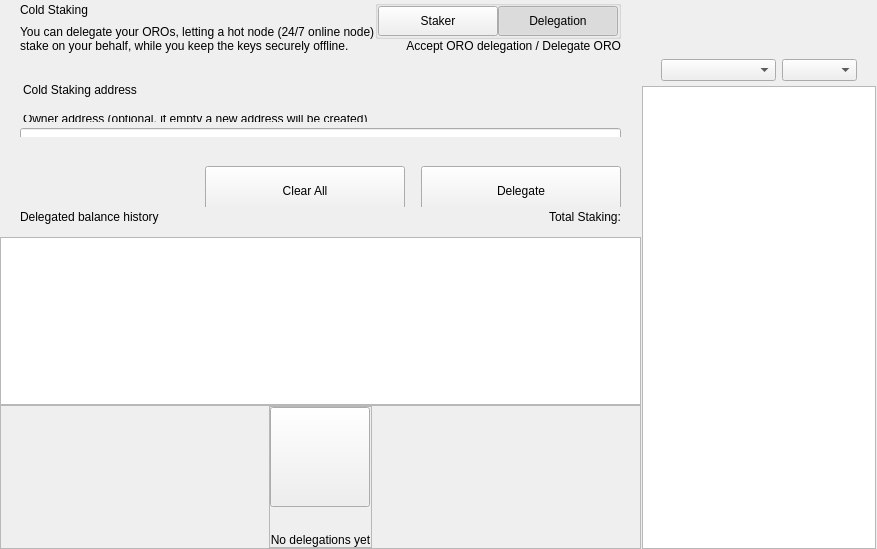
<?xml version="1.0" encoding="UTF-8"?>
<ui version="4.0">
 <class>ColdStakingWidget</class>
 <widget class="QWidget" name="ColdStakingWidget">
  <property name="geometry">
   <rect>
    <x>0</x>
    <y>0</y>
    <width>629</width>
    <height>549</height>
   </rect>
  </property>
  <property name="windowTitle">
   <string>Form</string>
  </property>
  <layout class="QHBoxLayout" name="horizontalLayout_1" stretch="2,1">
   <property name="spacing">
    <number>0</number>
   </property>
   <property name="leftMargin">
    <number>0</number>
   </property>
   <property name="topMargin">
    <number>0</number>
   </property>
   <property name="rightMargin">
    <number>0</number>
   </property>
   <property name="bottomMargin">
    <number>0</number>
   </property>
   <item>
    <widget class="QWidget" name="left" native="true">
     <layout class="QVBoxLayout" name="verticalLayout_3">
      <property name="leftMargin">
       <number>0</number>
      </property>
      <property name="topMargin">
       <number>0</number>
      </property>
      <property name="rightMargin">
       <number>0</number>
      </property>
      <property name="bottomMargin">
       <number>0</number>
      </property>
      <item>
       <layout class="QVBoxLayout" name="verticalLayout_2">
        <property name="spacing">
         <number>0</number>
        </property>
        <item>
         <layout class="QVBoxLayout" name="verticalLayoutTop">
          <property name="spacing">
           <number>0</number>
          </property>
          <property name="leftMargin">
           <number>0</number>
          </property>
          <property name="rightMargin">
           <number>0</number>
          </property>
          <item>
           <widget class="QWidget" name="containerTitle" native="true">
            <property name="sizePolicy">
             <sizepolicy hsizetype="Preferred" vsizetype="Minimum">
              <horstretch>0</horstretch>
              <verstretch>0</verstretch>
             </sizepolicy>
            </property>
            <property name="maximumSize">
             <size>
              <width>16777215</width>
              <height>100</height>
             </size>
            </property>
            <layout class="QHBoxLayout" name="containerTitleLayout">
             <property name="spacing">
              <number>0</number>
             </property>
             <property name="leftMargin">
              <number>20</number>
             </property>
             <property name="topMargin">
              <number>0</number>
             </property>
             <property name="rightMargin">
              <number>20</number>
             </property>
             <property name="bottomMargin">
              <number>0</number>
             </property>
             <item>
              <layout class="QVBoxLayout" name="verticalLayout11">
               <property name="spacing">
                <number>5</number>
               </property>
               <item>
                <widget class="QLabel" name="labelTitle">
                 <property name="text">
                  <string>Cold Staking</string>
                 </property>
                </widget>
               </item>
               <item>
                <widget class="QLabel" name="labelSubtitle1">
                 <property name="maximumSize">
                  <size>
                   <width>16777215</width>
                   <height>16777215</height>
                  </size>
                 </property>
                 <property name="text">
                  <string>You can delegate your OROs, letting a hot node (24/7 online node)
stake on your behalf, while you keep the keys securely offline.</string>
                 </property>
                </widget>
               </item>
              </layout>
             </item>
             <item>
              <spacer name="horizontalSpacer">
               <property name="orientation">
                <enum>Qt::Horizontal</enum>
               </property>
               <property name="sizeHint" stdset="0">
                <size>
                 <width>40</width>
                 <height>20</height>
                </size>
               </property>
              </spacer>
             </item>
             <item>
              <widget class="QWidget" name="containerViewPrivacyChecks" native="true">
               <layout class="QVBoxLayout" name="containerPrivacyChecks">
                <property name="spacing">
                 <number>0</number>
                </property>
                <property name="leftMargin">
                 <number>0</number>
                </property>
                <property name="topMargin">
                 <number>0</number>
                </property>
                <property name="rightMargin">
                 <number>0</number>
                </property>
                <property name="bottomMargin">
                 <number>0</number>
                </property>
                <item alignment="Qt::AlignHCenter|Qt::AlignVCenter">
                 <widget class="QGroupBox" name="groupBox">
                  <property name="title">
                   <string/>
                  </property>
                  <layout class="QHBoxLayout" name="horizontalLayout_2_1">
                   <property name="spacing">
                    <number>0</number>
                   </property>
                   <property name="leftMargin">
                    <number>0</number>
                   </property>
                   <property name="topMargin">
                    <number>0</number>
                   </property>
                   <property name="rightMargin">
                    <number>0</number>
                   </property>
                   <property name="bottomMargin">
                    <number>0</number>
                   </property>
                   <item>
                    <widget class="QPushButton" name="pushLeft">
                     <property name="minimumSize">
                      <size>
                       <width>120</width>
                       <height>30</height>
                      </size>
                     </property>
                     <property name="maximumSize">
                      <size>
                       <width>120</width>
                       <height>30</height>
                      </size>
                     </property>
                     <property name="focusPolicy">
                      <enum>Qt::NoFocus</enum>
                     </property>
                     <property name="text">
                      <string>Staker</string>
                     </property>
                     <property name="checkable">
                      <bool>true</bool>
                     </property>
                     <property name="autoExclusive">
                      <bool>true</bool>
                     </property>
                    </widget>
                   </item>
                   <item>
                    <widget class="QPushButton" name="pushRight">
                     <property name="minimumSize">
                      <size>
                       <width>120</width>
                       <height>30</height>
                      </size>
                     </property>
                     <property name="maximumSize">
                      <size>
                       <width>120</width>
                       <height>30</height>
                      </size>
                     </property>
                     <property name="focusPolicy">
                      <enum>Qt::NoFocus</enum>
                     </property>
                     <property name="text">
                      <string>Delegation</string>
                     </property>
                     <property name="checkable">
                      <bool>true</bool>
                     </property>
                     <property name="checked">
                      <bool>true</bool>
                     </property>
                     <property name="autoExclusive">
                      <bool>true</bool>
                     </property>
                    </widget>
                   </item>
                  </layout>
                 </widget>
                </item>
                <item alignment="Qt::AlignTop">
                 <widget class="QLabel" name="labelSubtitle2">
                  <property name="text">
                   <string>Accept ORO delegation / Delegate ORO</string>
                  </property>
                  <property name="alignment">
                   <set>Qt::AlignRight|Qt::AlignTrailing|Qt::AlignVCenter</set>
                  </property>
                 </widget>
                </item>
               </layout>
              </widget>
             </item>
            </layout>
           </widget>
          </item>
          <item>
           <spacer name="verticalSpacer_2">
            <property name="orientation">
             <enum>Qt::Vertical</enum>
            </property>
            <property name="sizeType">
             <enum>QSizePolicy::Fixed</enum>
            </property>
            <property name="sizeHint" stdset="0">
             <size>
              <width>20</width>
              <height>30</height>
             </size>
            </property>
           </spacer>
          </item>
          <item>
           <widget class="QWidget" name="containerSend" native="true">
            <property name="minimumSize">
             <size>
              <width>0</width>
              <height>50</height>
             </size>
            </property>
            <layout class="QVBoxLayout" name="containerSendRow">
             <property name="spacing">
              <number>6</number>
             </property>
             <property name="leftMargin">
              <number>0</number>
             </property>
             <property name="topMargin">
              <number>0</number>
             </property>
             <property name="rightMargin">
              <number>0</number>
             </property>
             <property name="bottomMargin">
              <number>0</number>
             </property>
             <item>
              <widget class="QLabel" name="labelEditTitle">
               <property name="maximumSize">
                <size>
                 <width>16777215</width>
                 <height>30</height>
                </size>
               </property>
               <property name="styleSheet">
                <string notr="true">padding-left:20px; padding-bottom:3px;</string>
               </property>
               <property name="text">
                <string>Cold Staking address</string>
               </property>
              </widget>
             </item>
             <item>
              <spacer name="verticalSpacer_6">
               <property name="orientation">
                <enum>Qt::Vertical</enum>
               </property>
               <property name="sizeType">
                <enum>QSizePolicy::Fixed</enum>
               </property>
               <property name="sizeHint" stdset="0">
                <size>
                 <width>20</width>
                 <height>9</height>
                </size>
               </property>
              </spacer>
             </item>
             <item>
              <widget class="QWidget" name="containerOwner" native="true">
               <layout class="QVBoxLayout" name="vContainerOwner">
                <property name="spacing">
                 <number>4</number>
                </property>
                <property name="leftMargin">
                 <number>20</number>
                </property>
                <property name="topMargin">
                 <number>0</number>
                </property>
                <property name="rightMargin">
                 <number>20</number>
                </property>
                <property name="bottomMargin">
                 <number>0</number>
                </property>
                <item>
                 <widget class="QLabel" name="labelSubtitleDescription">
                  <property name="maximumSize">
                   <size>
                    <width>16777215</width>
                    <height>20</height>
                   </size>
                  </property>
                  <property name="styleSheet">
                   <string notr="true">margin-bottom:2px;
                   margin-left:0.05px;
                   padding:0px;</string>
                  </property>
                  <property name="text">
                   <string>Owner address (optional, if empty a new address will be created)</string>
                  </property>
                 </widget>
                </item>
                <item>
                 <widget class="QLineEdit" name="lineEditOwnerAddress">
                  <property name="minimumSize">
                   <size>
                    <width>0</width>
                    <height>50</height>
                   </size>
                  </property>
                  <property name="maximumSize">
                   <size>
                    <width>16777215</width>
                    <height>50</height>
                   </size>
                  </property>
                  <property name="styleSheet">
                   <string notr="true"/>
                  </property>
                  <property name="placeholderText">
                   <string>Enter owner address</string>
                  </property>
                 </widget>
                </item>
               </layout>
              </widget>
             </item>
            </layout>
           </widget>
          </item>
         </layout>
        </item>
        <item>
         <spacer name="verticalSpacer_3">
          <property name="orientation">
           <enum>Qt::Vertical</enum>
          </property>
          <property name="sizeType">
           <enum>QSizePolicy::Minimum</enum>
          </property>
          <property name="sizeHint" stdset="0">
           <size>
            <width>20</width>
            <height>20</height>
           </size>
          </property>
         </spacer>
        </item>
        <item>
         <widget class="QWidget" name="containerBtn" native="true">
          <property name="minimumSize">
           <size>
            <width>0</width>
            <height>50</height>
           </size>
          </property>
          <layout class="QHBoxLayout" name="horizontalLayout">
           <property name="rightMargin">
            <number>20</number>
           </property>
           <item>
            <spacer name="horizontalSpacer_2">
             <property name="orientation">
              <enum>Qt::Horizontal</enum>
             </property>
             <property name="sizeHint" stdset="0">
              <size>
               <width>200</width>
               <height>20</height>
              </size>
             </property>
            </spacer>
           </item>
           <item>
            <layout class="QHBoxLayout" name="horizontalLayout_7">
             <item>
              <spacer name="horizontalSpacer_3">
               <property name="orientation">
                <enum>Qt::Horizontal</enum>
               </property>
               <property name="sizeType">
                <enum>QSizePolicy::Expanding</enum>
               </property>
               <property name="sizeHint" stdset="0">
                <size>
                 <width>40</width>
                 <height>20</height>
                </size>
               </property>
              </spacer>
             </item>
             <item>
              <widget class="QPushButton" name="pushButtonClear">
               <property name="minimumSize">
                <size>
                 <width>200</width>
                 <height>50</height>
                </size>
               </property>
               <property name="focusPolicy">
                <enum>Qt::NoFocus</enum>
               </property>
               <property name="text">
                <string>Clear All</string>
               </property>
              </widget>
             </item>
             <item>
              <spacer name="horizontalSpacer_4">
               <property name="orientation">
                <enum>Qt::Horizontal</enum>
               </property>
               <property name="sizeType">
                <enum>QSizePolicy::Fixed</enum>
               </property>
               <property name="sizeHint" stdset="0">
                <size>
                 <width>10</width>
                 <height>20</height>
                </size>
               </property>
              </spacer>
             </item>
             <item>
              <widget class="QPushButton" name="pushButtonSend">
               <property name="minimumSize">
                <size>
                 <width>200</width>
                 <height>50</height>
                </size>
               </property>
               <property name="maximumSize">
                <size>
                 <width>200</width>
                 <height>50</height>
                </size>
               </property>
               <property name="focusPolicy">
                <enum>Qt::NoFocus</enum>
               </property>
               <property name="text">
                <string>Delegate</string>
               </property>
              </widget>
             </item>
            </layout>
           </item>
          </layout>
         </widget>
        </item>
        <item>
         <widget class="QWidget" name="containerHistoryLabel" native="true">
          <layout class="QHBoxLayout" name="horizontalLayout_4">
           <property name="spacing">
            <number>0</number>
           </property>
           <property name="leftMargin">
            <number>20</number>
           </property>
           <property name="topMargin">
            <number>0</number>
           </property>
           <property name="rightMargin">
            <number>20</number>
           </property>
           <property name="bottomMargin">
            <number>0</number>
           </property>
           <item>
            <widget class="QWidget" name="verticalWidget" native="true">
             <property name="minimumSize">
              <size>
               <width>100</width>
               <height>0</height>
              </size>
             </property>
             <layout class="QVBoxLayout" name="verticalLayout_58">
              <property name="leftMargin">
               <number>0</number>
              </property>
              <property name="topMargin">
               <number>0</number>
              </property>
              <property name="rightMargin">
               <number>0</number>
              </property>
              <property name="bottomMargin">
               <number>0</number>
              </property>
              <item>
               <widget class="QLabel" name="labelListHistory">
                <property name="text">
                 <string>Delegated balance history</string>
                </property>
               </widget>
              </item>
             </layout>
            </widget>
           </item>
           <item>
            <spacer name="horizontalSpacer_5">
             <property name="orientation">
              <enum>Qt::Horizontal</enum>
             </property>
             <property name="sizeHint" stdset="0">
              <size>
               <width>40</width>
               <height>20</height>
              </size>
             </property>
            </spacer>
           </item>
           <item>
            <widget class="QLabel" name="labelStakingTotal">
             <property name="text">
              <string>Total Staking:</string>
             </property>
            </widget>
           </item>
          </layout>
         </widget>
        </item>
        <item>
         <layout class="QVBoxLayout" name="verticalLayout_64">
          <property name="spacing">
           <number>0</number>
          </property>
          <item>
           <spacer name="verticalSpacer_44">
            <property name="orientation">
             <enum>Qt::Vertical</enum>
            </property>
            <property name="sizeType">
             <enum>QSizePolicy::Fixed</enum>
            </property>
            <property name="sizeHint" stdset="0">
             <size>
              <width>20</width>
              <height>10</height>
             </size>
            </property>
           </spacer>
          </item>
          <item>
           <widget class="QListView" name="listView">
            <property name="enabled">
             <bool>true</bool>
            </property>
            <property name="mouseTracking">
             <bool>true</bool>
            </property>
           </widget>
          </item>
          <item>
           <widget class="QFrame" name="emptyContainer">
            <property name="minimumSize">
             <size>
              <width>0</width>
              <height>100</height>
             </size>
            </property>
            <property name="frameShape">
             <enum>QFrame::StyledPanel</enum>
            </property>
            <property name="frameShadow">
             <enum>QFrame::Raised</enum>
            </property>
            <layout class="QVBoxLayout" name="verticalLayout_71" stretch="1,8">
             <property name="spacing">
              <number>0</number>
             </property>
             <property name="leftMargin">
              <number>0</number>
             </property>
             <property name="topMargin">
              <number>0</number>
             </property>
             <property name="rightMargin">
              <number>0</number>
             </property>
             <property name="bottomMargin">
              <number>0</number>
             </property>
             <item>
              <spacer name="verticalSpacer">
               <property name="orientation">
                <enum>Qt::Vertical</enum>
               </property>
               <property name="sizeHint" stdset="0">
                <size>
                 <width>20</width>
                 <height>20</height>
                </size>
               </property>
              </spacer>
             </item>
             <item alignment="Qt::AlignHCenter|Qt::AlignVCenter">
              <widget class="QFrame" name="emptyScreen">
               <property name="sizePolicy">
                <sizepolicy hsizetype="Expanding" vsizetype="Expanding">
                 <horstretch>0</horstretch>
                 <verstretch>0</verstretch>
                </sizepolicy>
               </property>
               <property name="frameShape">
                <enum>QFrame::StyledPanel</enum>
               </property>
               <property name="frameShadow">
                <enum>QFrame::Raised</enum>
               </property>
               <layout class="QVBoxLayout" name="verticalLayout">
                <property name="spacing">
                 <number>30</number>
                </property>
                <property name="leftMargin">
                 <number>0</number>
                </property>
                <property name="topMargin">
                 <number>0</number>
                </property>
                <property name="rightMargin">
                 <number>0</number>
                </property>
                <property name="bottomMargin">
                 <number>0</number>
                </property>
                <item alignment="Qt::AlignHCenter|Qt::AlignVCenter">
                 <widget class="QPushButton" name="pushImgEmpty">
                  <property name="minimumSize">
                   <size>
                    <width>100</width>
                    <height>100</height>
                   </size>
                  </property>
                  <property name="maximumSize">
                   <size>
                    <width>100</width>
                    <height>100</height>
                   </size>
                  </property>
                  <property name="focusPolicy">
                   <enum>Qt::NoFocus</enum>
                  </property>
                  <property name="text">
                   <string/>
                  </property>
                  <property name="iconSize">
                   <size>
                    <width>100</width>
                    <height>100</height>
                   </size>
                  </property>
                 </widget>
                </item>
                <item alignment="Qt::AlignHCenter|Qt::AlignVCenter">
                 <widget class="QLabel" name="labelEmpty">
                  <property name="styleSheet">
                   <string notr="true"/>
                  </property>
                  <property name="text">
                   <string>No delegations yet</string>
                  </property>
                  <property name="alignment">
                   <set>Qt::AlignCenter</set>
                  </property>
                 </widget>
                </item>
               </layout>
              </widget>
             </item>
            </layout>
           </widget>
          </item>
         </layout>
        </item>
       </layout>
      </item>
     </layout>
    </widget>
   </item>
   <item>
    <widget class="QWidget" name="right" native="true">
     <layout class="QVBoxLayout" name="rightContainer">
      <property name="spacing">
       <number>0</number>
      </property>
      <property name="leftMargin">
       <number>1</number>
      </property>
      <property name="topMargin">
       <number>0</number>
      </property>
      <property name="rightMargin">
       <number>1</number>
      </property>
      <property name="bottomMargin">
       <number>0</number>
      </property>
      <item>
       <widget class="QWidget" name="containerRightButtons" native="true">
        <property name="minimumSize">
         <size>
          <width>0</width>
          <height>50</height>
         </size>
        </property>
        <layout class="QVBoxLayout" name="verticalLayout_4">
         <property name="leftMargin">
          <number>19</number>
         </property>
         <property name="topMargin">
          <number>0</number>
         </property>
         <property name="rightMargin">
          <number>19</number>
         </property>
         <property name="bottomMargin">
          <number>0</number>
         </property>
         <item>
          <widget class="OptionButton" name="btnCoinControl" native="true">
           <property name="minimumSize">
            <size>
             <width>0</width>
             <height>0</height>
            </size>
           </property>
          </widget>
         </item>
         <item>
          <widget class="OptionButton" name="btnColdStaking" native="true"/>
         </item>
         <item>
          <widget class="OptionButton" name="btnMyStakingAddresses" native="true">
           <property name="sizePolicy">
            <sizepolicy hsizetype="Preferred" vsizetype="Minimum">
             <horstretch>0</horstretch>
             <verstretch>0</verstretch>
            </sizepolicy>
           </property>
          </widget>
         </item>
        </layout>
       </widget>
      </item>
      <item>
       <widget class="QWidget" name="sortWidget" native="true">
        <layout class="QHBoxLayout" name="horizontalLayout_6">
         <property name="leftMargin">
          <number>19</number>
         </property>
         <property name="rightMargin">
          <number>19</number>
         </property>
         <property name="bottomMargin">
          <number>5</number>
         </property>
         <item>
          <spacer name="horizontalSpacer_6">
           <property name="orientation">
            <enum>Qt::Horizontal</enum>
           </property>
           <property name="sizeHint" stdset="0">
            <size>
             <width>40</width>
             <height>20</height>
            </size>
           </property>
          </spacer>
         </item>
         <item>
          <widget class="QComboBox" name="comboBoxSort">
           <property name="sizePolicy">
            <sizepolicy hsizetype="Preferred" vsizetype="Fixed">
             <horstretch>0</horstretch>
             <verstretch>0</verstretch>
            </sizepolicy>
           </property>
           <property name="minimumSize">
            <size>
             <width>115</width>
             <height>0</height>
            </size>
           </property>
          </widget>
         </item>
         <item>
          <widget class="QComboBox" name="comboBoxSortOrder">
           <property name="sizePolicy">
            <sizepolicy hsizetype="Preferred" vsizetype="Fixed">
             <horstretch>0</horstretch>
             <verstretch>0</verstretch>
            </sizepolicy>
           </property>
           <property name="minimumSize">
            <size>
             <width>75</width>
             <height>0</height>
            </size>
           </property>
          </widget>
         </item>
        </layout>
       </widget>
      </item>
      <item>
       <widget class="QListView" name="listViewStakingAddress">
        <property name="enabled">
         <bool>true</bool>
        </property>
        <property name="mouseTracking">
         <bool>true</bool>
        </property>
       </widget>
      </item>
     </layout>
    </widget>
   </item>
  </layout>
 </widget>
 <customwidgets>
  <customwidget>
   <class>OptionButton</class>
   <extends>QWidget</extends>
   <header>qt/oro/optionbutton.h</header>
   <container>1</container>
  </customwidget>
 </customwidgets>
 <resources/>
 <connections/>
</ui>
